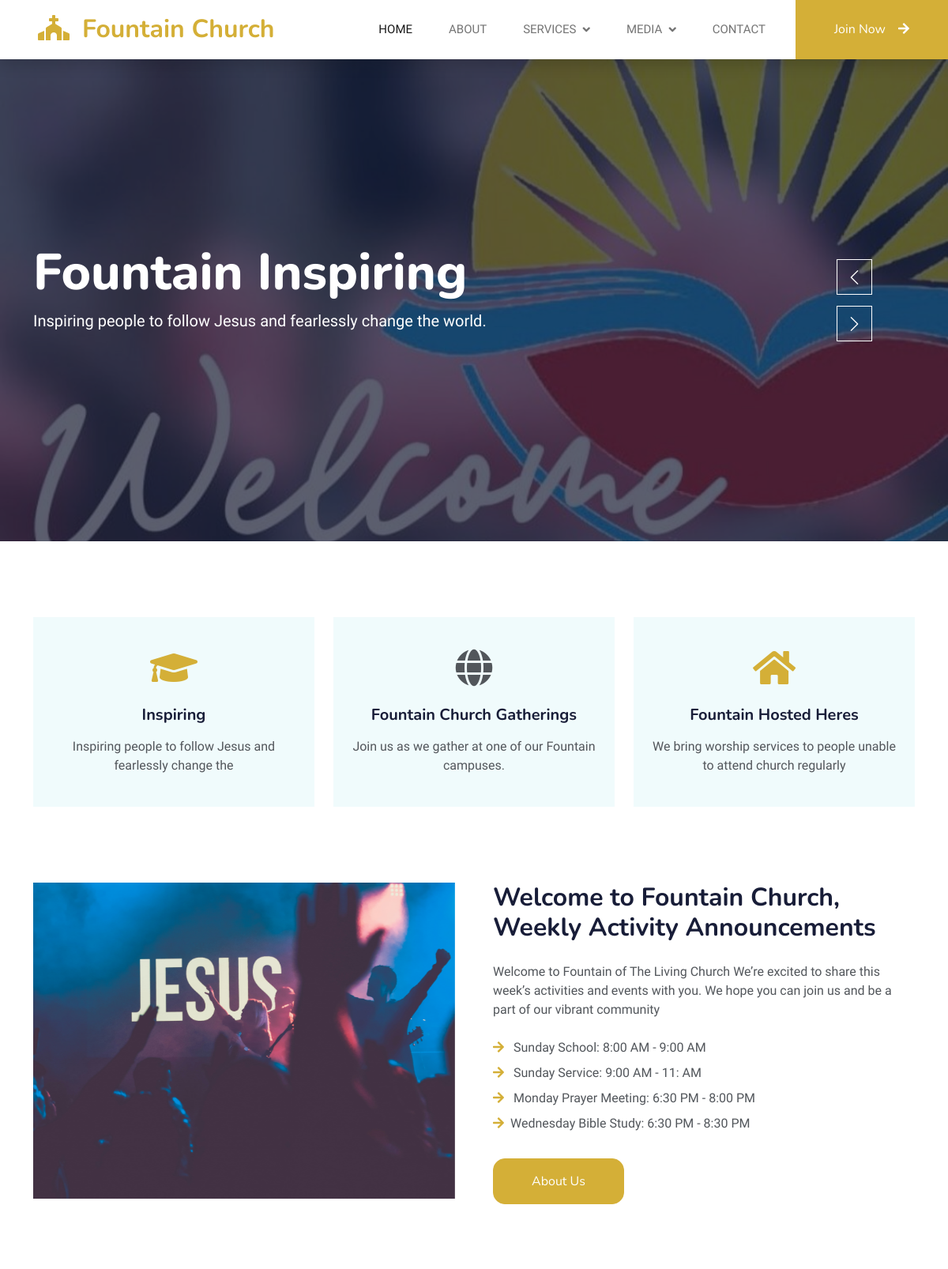
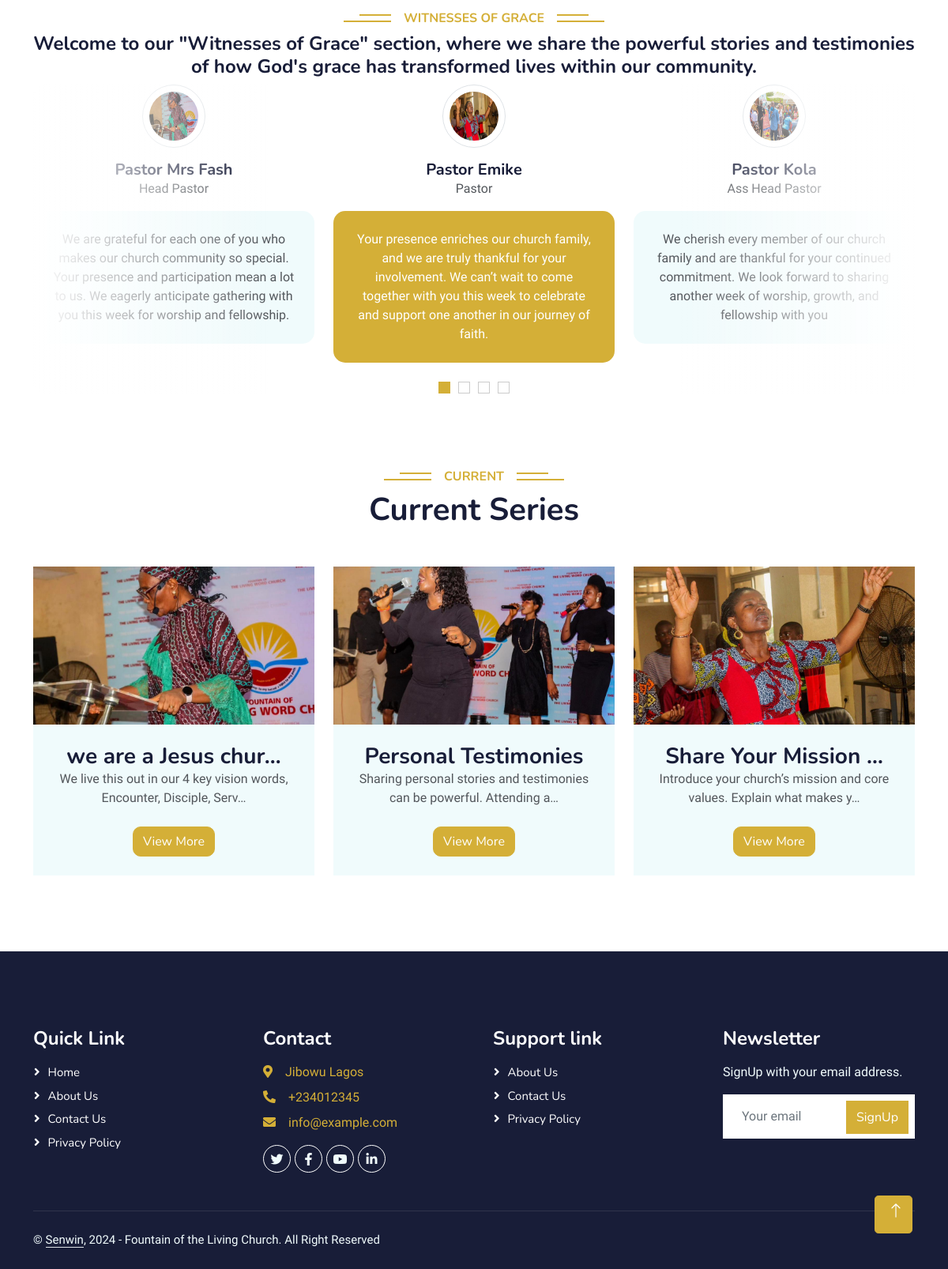
The page / on the database its author committed (2 pictures, top to bottom).
### fountain/models.py (models this page shows, shortened)
class FountainChurchMainHeadImage(models.Model):
    fountain_church_img_title = models.CharField(max_length=255, blank=True, null=True)
    fountain_church_img_description = models.TextField()
    fountain_church_img_img = models.ImageField(upload_to='img/')
    fountain_church_img_author = models.ForeignKey(User, on_delete=models.CASCADE)
    fountain_church_img_date = models.DateTimeField (auto_now_add= True)
    class Meta:
        ordering =['-fountain_church_img_date']

class FountainChurchMinisterHome(models.Model):
    fountain_church_minister_home_title = models.CharField(max_length=255, blank=True, null=True)
    fountain_church_minister_home_position = models.CharField(max_length=255, blank=True, null=True)
    fountain_church_minister_home_description = models.TextField()
    fountain_church_minister_home_img = models.ImageField(upload_to='testy_img/')
    fountain_church_minister_home_author = models.ForeignKey(User, on_delete=models.CASCADE)
    fountain_church_minister_home_date = models.DateTimeField (auto_now_add= True)
    class Meta:
        ordering =['-fountain_church_minister_home_date']

class FountainChurchMainPost(models.Model):
    fountain_church_title = models.CharField(max_length=255, blank=True, null=True)
    fountain_church_description = models.TextField()
    fountain_church_slug = models.SlugField (max_length=255,blank=True, null=True)
    fountain_church_img = models.ImageField(upload_to='images/')
    fountain_church_date = models.DateTimeField (auto_now_add= True)
    fountain_church_author = models.ForeignKey(User, on_delete=models.CASCADE)
    class Meta:
        ordering =['-fountain_church_date']

### fountain/views.py (the view)
# urls.py: path('', HomeView.as_view(), name="home"),
class HomeView(ListView):
    model = FountainChurchMainPost
    template_name = 'fountainchurch/home.html'
    def get_context_data(self, **kwargs):
        context = super().get_context_data(**kwargs)
        context['first_images'] = FountainChurchMainHeadImage.objects.all()
        context['testimony_images'] = FountainChurchMinisterHome.objects.all()
        return context

### templates/fountainchurch/home.html (shortened to what this page needs)
{% extends "base.html" %}
{% load static %}
{% block content%}
    <div class="container-fluid p-0 mb-5">
        <div class="owl-carousel header-carousel position-relative">
            {% for first_image in first_images %}
            <div class="owl-carousel-item position-relative">
                <img class="img-fluid" src="{{ first_image.fountain_church_img_img.url }}"style="height: 610px; width: 100%; object-fit: cover;"  alt="">
                <div class="position-absolute top-0 start-0 w-100 h-100 d-flex align-items-center" style="background: rgba(24, 29, 56, .7);">
                    <div class="container">
                        <div class="row justify-content-start">
                            <div class="col-sm-10 col-lg-8">
                                <h1 class="display-3 text-white animated slideInDown">{{ first_image.fountain_church_img_title }}</h1>
                                <p class="fs-5 text-white mb-4 pb-2">{{ first_image.fountain_church_img_description }}</p>
                            </div>
                        </div>
                    </div>
                </div>
            </div>
            {% endfor %}
        </div>
    </div>
    <div class="container-xxl py-5">
        <div class="container">
            <div class="row g-4">
                <div class="col-lg-4 col-sm-6 wow fadeInUp" data-wow-delay="0.1s">
                    <div class="service-item text-center pt-3">
                        <div class="p-4">
                            <i class="fa fa-3x fa-graduation-cap text-primary mb-4"></i>
                            <h5 class="mb-3">Inspiring</h5>
                            <p>Inspiring people to follow Jesus and fearlessly change the</p>
                        </div>
                    </div>
                </div>
                <div class="col-lg-4 col-sm-6 wow fadeInUp" data-wow-delay="0.3s">
                    <div class="service-item text-center pt-3">
                        <div class="p-4">
                            <i class="fa fa-3x fa-globe text- primary mb-4"></i>
                            <h5 class="mb-3">Fountain Church Gatherings</h5>
                            <p>Join us as we gather at one of our Fountain campuses.</p>
                        </div>
                    </div>
                </div>
                <div class="col-lg-4 col-sm-6 wow fadeInUp" data-wow-delay="0.5s">
                    <div class="service-item text-center pt-3">
                        <div class="p-4">
                            <i class="fa fa-3x fa-home text-primary mb-4"></i>
                            <h5 class="mb-3">Fountain Hosted Heres</h5>
                            <p>  We bring worship services to people unable to attend church regularly</p>
                        </div>
                    </div>
                </div>
            </div>
        </div>
    </div>
    <div class="container-xxl py-5">
        <div class="container">
            <div class="row g-5">
                <div class="col-lg-6 wow fadeInUp" data-wow-delay="0.1s" style="min-height: 400px;">
                    <div id="carouselExampleSlidesOnly" class="carousel slide" data-bs-ride="carousel">
                        <div class="carousel-inner">
                          <div class="carousel-item active">
                            <img src="{% static 'img/intro.jpg' %}"style="height: 400px; width: 100%; object-fit: cover;" class="d-block w-100" alt="...">
                          </div>
                        </div>
                      </div>
                   </div>
                <div class="col-lg-6 wow fadeInUp" data-wow-delay="0.3s">
                    <h2 class="mb-4">Welcome to Fountain Church, Weekly Activity Announcements</h2>
                    <p class="mb-4">Welcome to Fountain of The Living Church We’re excited to share this week’s activities and
                        events with you. We hope you can join us and be a part of our vibrant community</p>
                    <div class="row gy-2 gx-4 mb-4">
                        <div class="col-sm-10">
                            <p class="mb-0"><i class="fa fa-arrow-right text-primary me-2"></i> Sunday School: 8:00 AM - 9:00 AM</p>
                        </div>
                        <div class="col-sm-10">
                            <p class="mb-0"><i class="fa fa-arrow-right text-primary me-2"></i> Sunday Service: 9:00 AM - 11: AM</p>
                        </div>
                        <div class="col-sm-10">
                            <p class="mb-0"><i class="fa fa-arrow-right text-primary me-2"></i> Monday Prayer Meeting: 6:30 PM - 8:00 PM</p>
                        </div>
                        <div class="col-sm-10">
                            <p class="mb-0"><i class="fa fa-arrow-right text-primary me-2"></i>Wednesday Bible Study: 6:30 PM - 8:30 PM </p>
                        </div>
                    </div>
                    <a class="btn btn-primary py-3 px-5 mt-2"style="border-radius: 15px;" href="{% url 'about' %}">About Us</a>
                </div>
            </div>
        </div>
    </div>
    <div class="container-xxl py-5 wow fadeInUp" data-wow-delay="0.1s">
        <div class="container">
            <div class="text-center">
                <h6 class="section-title bg-white text-center text-primary px-3">Witnesses of Grace</h6>
                <h4 class="mb-2">Welcome to our "Witnesses of Grace" section, where we share the powerful
                    stories and testimonies of how God's grace has transformed lives within our community.</h4>
            </div>
            <div class="owl-carousel testimonial-carousel position-relative" style="border-radius: 15px; overflow: hidden;">
                {% for testimony_image in testimony_images %}
                <div class="testimonial-item text-center" style="border-radius: 5px; overflow: hidden;">
                    <img class="border rounded-circle p-2 mx-auto mb-3" src="{{ testimony_image.fountain_church_minister_home_img.url }}" style="width: 80px; height: 80px; border-radius: 50%;">
                    <h5 class="mb-0">{{ testimony_image.fountain_church_minister_home_title }}</h5>
                    <p>{{ testimony_image.fountain_church_minister_home_position }}</p>
                    <div class="testimonial-text bg-light text-center p-4" style="border-radius: 15px;">
                        <p class="mb-0">{{ testimony_image.fountain_church_minister_home_description }}</p>
                    </div>
                </div>
                {% endfor %}
            </div>
            </div>
        </div>
    <div class="container-xxl py-5">
        <div class="container">
            <div class="text-center wow fadeInUp" data-wow-delay="0.1s">
                <h6 class="section-title bg-white text-center text-primary px-3">Current</h6>
                <h1 class="mb-5">Current Series</h1>
            </div>
            <div class="row g-4 justify-content-center">
                {% for post in object_list %}
                <div class="col-lg-4 col-md-6 wow fadeInUp" data-wow-delay="0.1s">
                    <div class="course-item bg-light">
                        <div class="position-relative overflow-hidden">
                            <img class="img-fluid" src="{{ post.fountain_church_img.url }}" style="height: 200px; width: 100%; object-fit: cover;" alt="">
                        </div>
                        <div class="text-center p-4 pb-0">
                            <h3 class="mb-0">{{ post.fountain_church_title|truncatechars:20 }}</h3>
                            <p class="mb-4">{{ post.fountain_church_description|truncatechars:70 }}</p>
                        </div>
                        <center>
                            <div class="btn-wrapper">
                                <a href="" class="btn btn-primary" style="border-radius: 10px;">View More</a>
                            </div><br>
                        </center>
                    </div>
                </div>
                {% endfor %}
            </div>
        </div>
    </div>
    {% endblock %}

### static/css/style.css (style rules this page uses)
.btn { font-family: 'Nunito', sans-serif; font-weight: 600; transition: .5s; }
.btn.btn-primary, .btn.btn-secondary { color: #FFFFFF; }
.section-title { position: relative; display: inline-block; text-transform: uppercase; }
.section-title::before { position: absolute; content: ""; width: calc(100% + 80px); height: 2px; top: 4px; left: -40px; background: var(--primary); z-index: -1; }
.section-title::after { position: absolute; content: ""; width: calc(100% + 120px); height: 2px; bottom: 5px; left: -60px; background: var(--primary); z-index: -1; }
.service-item { background: var(--light); transition: .5s; }
.service-item * { transition: .5s; }
.category img, .course-item img { transition: .5s; }
.testimonial-carousel::before { position: absolute; content: ""; top: 0; left: 0; height: 100%; width: 0; background: linear-gradient(to right, rgba(255, 255, 255, 1) 0%, rgba(255, 255, 255, 0) 100%); z-index: 1; }
.testimonial-carousel::after { position: absolute; content: ""; top: 0; right: 0; height: 100%; width: 0; background: linear-gradient(to left, rgba(255, 255, 255, 1) 0%, rgba(255, 255, 255, 0) 100%); z-index: 1; }
@media (min-width: 768px) { .testimonial-carousel::before, .testimonial-carousel::after { width: 200px; } }
@media (min-width: 992px) { .testimonial-carousel::before, .testimonial-carousel::after { width: 300px; } }
.testimonial-carousel .owl-item .testimonial-text, .testimonial-carousel .owl-item.center .testimonial-text * { transition: .5s; }
.testimonial-carousel .owl-item.center .testimonial-text { background: var(--primary) !important; }
.testimonial-carousel .owl-item.center .testimonial-text * { color: #FFFFFF !important; }

### rows shown on the page
FountainChurchMainHeadImage: fountain_church_img_img (picture), fountain_church_img_title "Fountain Inspiring", fountain_church_img_description "Inspiring people to follow Jesus and fearlessly change the world."
FountainChurchMinisterHome: fountain_church_minister_home_img (picture), fountain_church_minister_home_title "Pastor Emike", fountain_church_minister_home_position "Pastor", fountain_church_minister_home_description "Your presence enriches our church family, and we are truly thankful for your involvement. We can’t wait to come together with you this week to celebrate and support one another in our journey of faith."
FountainChurchMinisterHome: fountain_church_minister_home_img (picture), fountain_church_minister_home_title "Pastor Kola", fountain_church_minister_home_position "Ass Head Pastor", fountain_church_minister_home_description "We cherish every member of our church family and are thankful for your continued commitment. We look forward to sharing another week of worship, growth, and fellowship with you"
FountainChurchMinisterHome: fountain_church_minister_home_img (picture), fountain_church_minister_home_title "Pastor Mrs Fash", fountain_church_minister_home_position "Head Pastor", fountain_church_minister_home_description "We are grateful for each one of you who makes our church community so special. Your presence and participation mean a lot to us. We eagerly anticipate gathering with you this week for worship and fellowship."
FountainChurchMainPost: fountain_church_img (picture), fountain_church_title "we are a Jesus chur…", fountain_church_description "We live this out in our 4 key vision words, Encounter, Disciple, Serv…"
FountainChurchMainPost: fountain_church_img (picture), fountain_church_title "Personal Testimonies", fountain_church_description "Sharing personal stories and testimonies can be powerful. Attending a…"
FountainChurchMainPost: fountain_church_img (picture), fountain_church_title "Share Your Mission …", fountain_church_description "Introduce your church’s mission and core values. Explain what makes y…"
